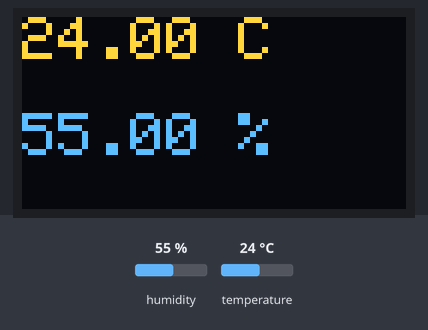
Simulated run of this sketch. Board: ESP32. Shown: 128×64 one-colour display. Inputs (shaded band) come from the test bench; at power-on: humidity 55 %, temperature 24 °C. The OLED is the two-colour kind (top 16 rows yellow); WiFi joins after 1.5 s; servers stay silent unless stated; what the sketch prints to the serial monitor is not drawn.

Above: at 3.7 s.
3.8 s: humidity set to 22 %
At 5.3 s:
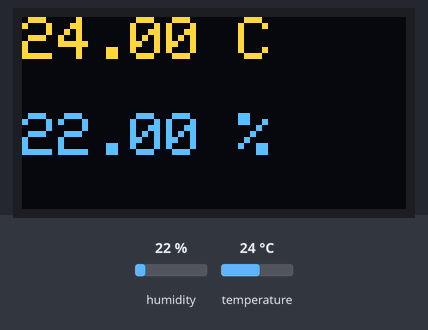
6.5 s: temperature set to 12 °C
At 7.4 s:
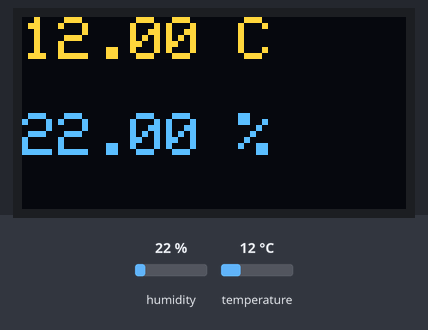
9.2 s: humidity set to 40 %
At 11.7 s:
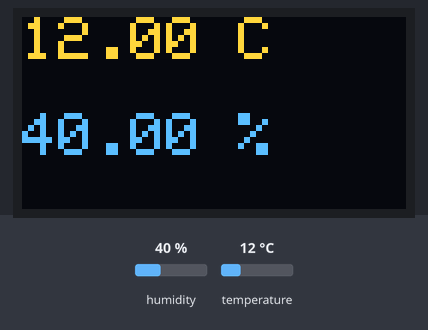
12.3 s: temperature set to 19 °C
At 13.8 s:
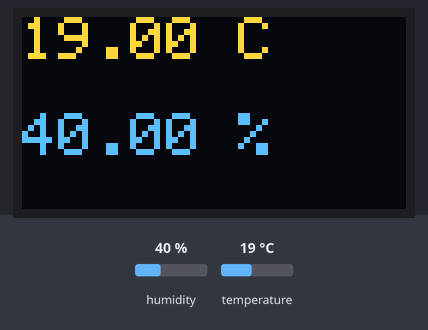
Timing chart, 0 to 15.3 s (numbered marks = the images above; inputs shaded):
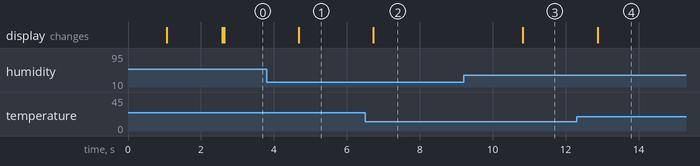

The sketch:

DHT_WEB_SERVER.ino
```cpp
#include <WiFi.h>
#include <WebServer.h>
#include <DHT.h>
#include <Adafruit_GFX.h>
#include <Adafruit_SSD1306.h>

/* -------- USER SETTINGS -------- */
const char* ssid = "JioFiber-Rita";
const char* password = "(@bAbu#1)";
/* -------------------------------- */

#define DHTPIN 4
#define DHTTYPE DHT11        // Change to DHT22 if needed

#define SCREEN_WIDTH 128
#define SCREEN_HEIGHT 64
#define OLED_RESET -1

DHT dht(DHTPIN, DHTTYPE);
WebServer server(80);
Adafruit_SSD1306 display(SCREEN_WIDTH, SCREEN_HEIGHT, &Wire, OLED_RESET);

float temp = 0, hum = 0;

/* -------- WEB PAGE -------- */
void handleRoot() {
  String html = "<html><head><meta http-equiv='refresh' content='3'></head><body>";
  html += "<h2>ESP32 DHT Monitor</h2>";
  html += "<p>Temperature: " + String(temp) + " °C</p>";
  html += "<p>Humidity: " + String(hum) + " %</p>";
  html += "</body></html>";
  server.send(200, "text/html", html);
}

/* -------- SETUP -------- */
void setup() {
  Serial.begin(115200);
  delay(1000);

  Serial.println("\nESP32 Starting...");

  dht.begin();

  if (!display.begin(SSD1306_SWITCHCAPVCC, 0x3C)) {
    Serial.println("OLED not found!");
    while (1);
  }

  display.clearDisplay();
  display.setTextSize(1);
  display.setTextColor(SSD1306_WHITE);

  display.setCursor(0, 0);
  display.println("Connecting WiFi...");
  display.display();

  Serial.print("Connecting to WiFi");
  WiFi.begin(ssid, password);

  while (WiFi.status() != WL_CONNECTED) {
    delay(500);
    Serial.print(".");
  }

  Serial.println("\nWiFi Connected!");
  Serial.print("IP Address: ");
  Serial.println(WiFi.localIP());

  display.clearDisplay();
  display.setCursor(0, 0);
  display.println("WiFi Connected");
  display.println(WiFi.localIP());
  display.display();

  server.on("/", handleRoot);
  server.begin();

  Serial.println("Web Server Started");
}

/* -------- LOOP -------- */
void loop() {
  server.handleClient();

  hum = dht.readHumidity();
  temp = dht.readTemperature();

  if (!isnan(temp) && !isnan(hum)) {
    display.clearDisplay();
    display.setTextSize(2);
    display.setCursor(0, 0);
    display.print(temp);
    display.println(" C");

    display.setCursor(0, 32);
    display.print(hum);
    display.println(" %");
    display.display();
  }

  delay(2000);
}
```

Measured:
- after the input at 3.8 s, the display: changes after 0.88 s (image 1)
- after the input at 6.5 s, the display: changes after 0.23 s (image 2)
- after the input at 9.2 s, the display: changes after 1.6 s (image 3)
- after the input at 12.3 s, the display: changes after 0.58 s (image 4)
